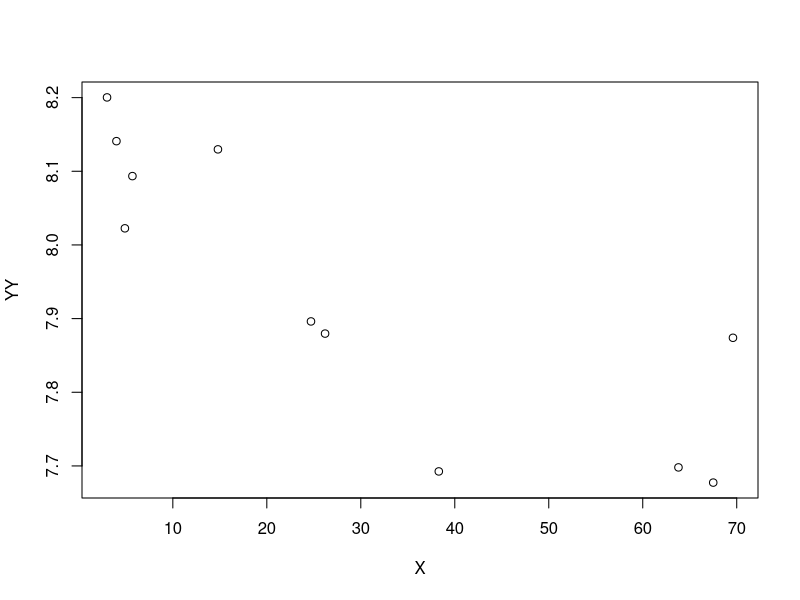
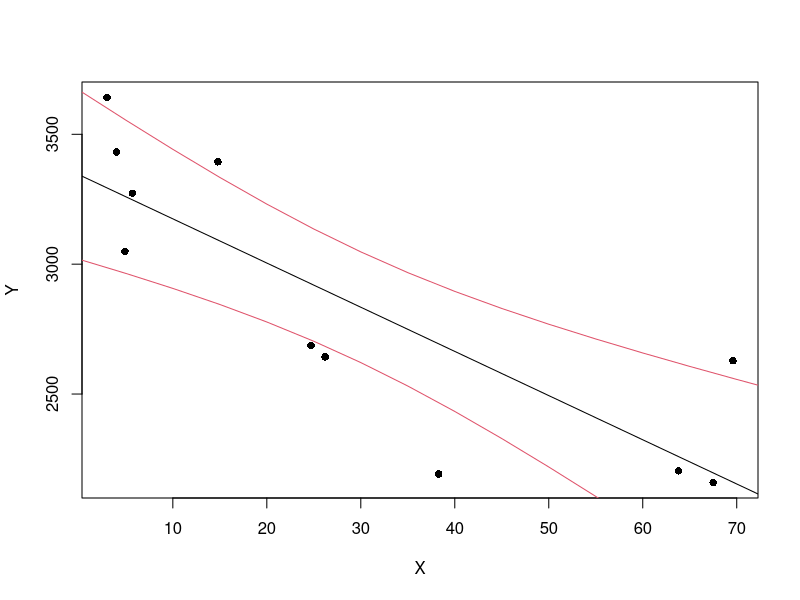

Write the R code that produced these figures, in order.
X<-c(4.0,5.7,4.9,3.0,14.8,69.6,63.8,26.2,38.3,24.7,67.5)
Y=c(3432,3273,3049,3642,3394,2628,2204,2643,2192,2687,2159)
EX7BIS<-data.frame(X=X,YY=log(Y))

###Q1
plot(EX7BIS)

###Q2
droite7<-lm(YY~X,data=EX7BIS)
coef(droite7)
###Q3
anova(droite7)

# SCreg:  0.26353   1   0.26353
# SCres:  0.10949   9   0.012166
# totale: 0.37302   10    
# F    :  21.661

###Q4
confint(droite7, level = 0.95)

###Q5
reg <- lm(Y ~ X)
new <- data.frame(X = seq(0, 100, 5))
pred.w.clim <- predict(reg, new, interval="confidence", level = 0.95)

resc <- cbind(pred.w.clim, new)
plot(Y ~ X, pch=16)

lines(resc$fit ~ resc$X)
lines(resc$lwr ~ resc$X, col=2)
lines(resc$upr ~ resc$X, col=2)



